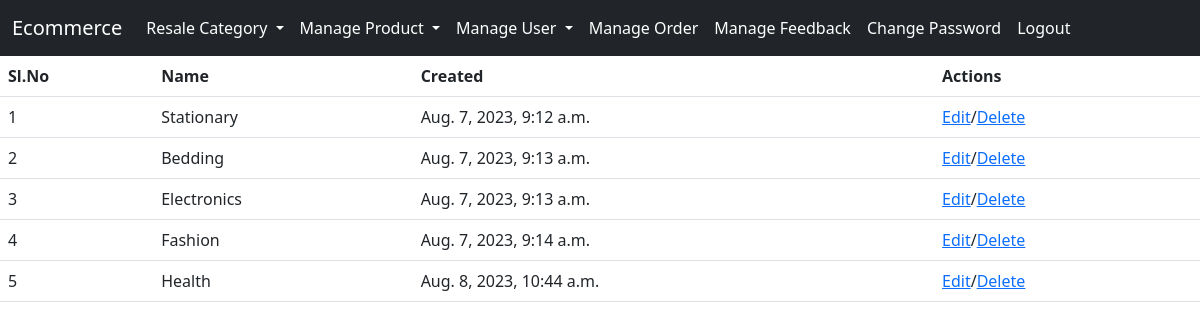
The app's page /view_category/ (signed in) with its own data.
### ecommerceapp/models.py (models this page shows, shortened)
class Category(models.Model):
    name=models.CharField(max_length=100, null=True, blank=True)
    created=models.DateTimeField(auto_now_add=True)

### ecommerceapp/views.py (the view)
# urls.py: path('view_category/', view_category, name="view_category"),
def view_category(request):
    if not request.user.is_staff:
        return redirect("admin_login")
    category=Category.objects.all()
    if not request.user.is_staff:
        return redirect("admin_login")
    return render(request, "view_category.html", locals())

### ecommerceapp/templates/view_category.html
{% extends 'admin_base.html' %}
{% block main %}
<table class="table">
    <thead>
        <tr>
            <th>Sl.No</th>
            <th>Name</th>
            <th>Created</th>
            <th>Actions</th>
        </tr>
    </thead>
    <tbody>
        {% for i in category %}
        <tr>
            <td>{{forloop.counter}}</td>
            <td>{{i.name}}</td>
            <td>{{i.created}}</td>
            <td><a href="{% url 'edit_category' i.pk %}">Edit</a>/<a href="/delete_category/{{i.id}}/"
                    onclick="return confirm('Are You Sure?')">Delete</a></td>
        </tr>
        {% endfor %}
    </tbody>
</table>
{% endblock %}

### records on screen
Category: name "Stationary", created "Aug. 7, 2023, 9:12 a.m."
Category: name "Bedding", created "Aug. 7, 2023, 9:13 a.m."
Category: name "Electronics", created "Aug. 7, 2023, 9:13 a.m."
Category: name "Fashion", created "Aug. 7, 2023, 9:14 a.m."
Category: name "Health", created "Aug. 8, 2023, 10:44 a.m."
